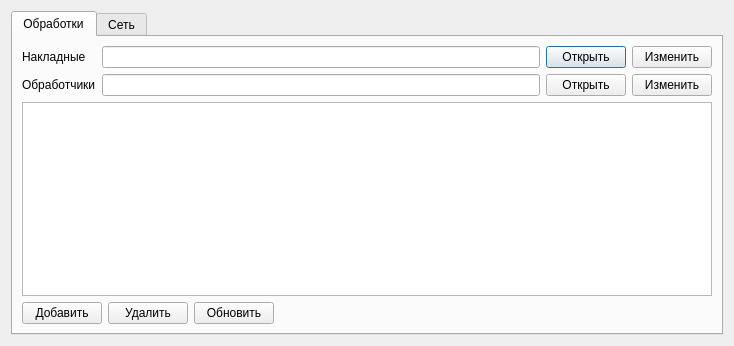
<?xml version="1.0" encoding="UTF-8"?>
<ui version="4.0">
 <class>dlg_settings</class>
 <widget class="QDialog" name="dlg_settings">
  <property name="geometry">
   <rect>
    <x>0</x>
    <y>0</y>
    <width>817</width>
    <height>496</height>
   </rect>
  </property>
  <property name="windowTitle">
   <string>Настройки</string>
  </property>
  <layout class="QVBoxLayout" name="verticalLayout">
   <property name="sizeConstraint">
    <enum>QLayout::SetFixedSize</enum>
   </property>
   <item>
    <widget class="QTabWidget" name="tabWidget">
     <property name="currentIndex">
      <number>0</number>
     </property>
     <widget class="QWidget" name="tab_procs">
      <attribute name="title">
       <string>Обработки</string>
      </attribute>
      <layout class="QVBoxLayout" name="verticalLayout_2">
       <item>
        <layout class="QHBoxLayout" name="horizontalLayout">
         <item>
          <widget class="QLabel" name="lbl_invoiceDir">
           <property name="text">
            <string>Накладные   </string>
           </property>
          </widget>
         </item>
         <item>
          <widget class="QLineEdit" name="le_invoiceDir">
           <property name="readOnly">
            <bool>true</bool>
           </property>
          </widget>
         </item>
         <item>
          <widget class="QPushButton" name="btn_invOpen">
           <property name="text">
            <string>Открыть</string>
           </property>
          </widget>
         </item>
         <item>
          <widget class="QPushButton" name="btn_invChange">
           <property name="text">
            <string>Изменить</string>
           </property>
          </widget>
         </item>
        </layout>
       </item>
       <item>
        <layout class="QHBoxLayout" name="horizontalLayout_2">
         <item>
          <widget class="QLabel" name="lbl_procLibDir">
           <property name="text">
            <string>Обработчики</string>
           </property>
          </widget>
         </item>
         <item>
          <widget class="QLineEdit" name="le_procLibDir">
           <property name="readOnly">
            <bool>true</bool>
           </property>
          </widget>
         </item>
         <item>
          <widget class="QPushButton" name="btn_plOpen">
           <property name="text">
            <string>Открыть</string>
           </property>
          </widget>
         </item>
         <item>
          <widget class="QPushButton" name="btn_plChange">
           <property name="text">
            <string>Изменить</string>
           </property>
          </widget>
         </item>
        </layout>
       </item>
       <item>
        <widget class="QTableView" name="tvw_procLibs">
         <property name="editTriggers">
          <set>QAbstractItemView::NoEditTriggers</set>
         </property>
        </widget>
       </item>
       <item>
        <layout class="QHBoxLayout" name="horizontalLayout_3">
         <item>
          <widget class="QPushButton" name="btn_add">
           <property name="text">
            <string>Добавить</string>
           </property>
          </widget>
         </item>
         <item>
          <widget class="QPushButton" name="btn_delete">
           <property name="text">
            <string>Удалить</string>
           </property>
          </widget>
         </item>
         <item>
          <widget class="QPushButton" name="btn_refresh">
           <property name="text">
            <string>Обновить</string>
           </property>
          </widget>
         </item>
         <item>
          <spacer name="horizontalSpacer">
           <property name="orientation">
            <enum>Qt::Horizontal</enum>
           </property>
           <property name="sizeHint" stdset="0">
            <size>
             <width>438</width>
             <height>20</height>
            </size>
           </property>
          </spacer>
         </item>
        </layout>
       </item>
      </layout>
     </widget>
     <widget class="QWidget" name="tab_network">
      <attribute name="title">
       <string>Сеть</string>
      </attribute>
     </widget>
    </widget>
   </item>
  </layout>
 </widget>
 <resources/>
 <connections/>
</ui>
